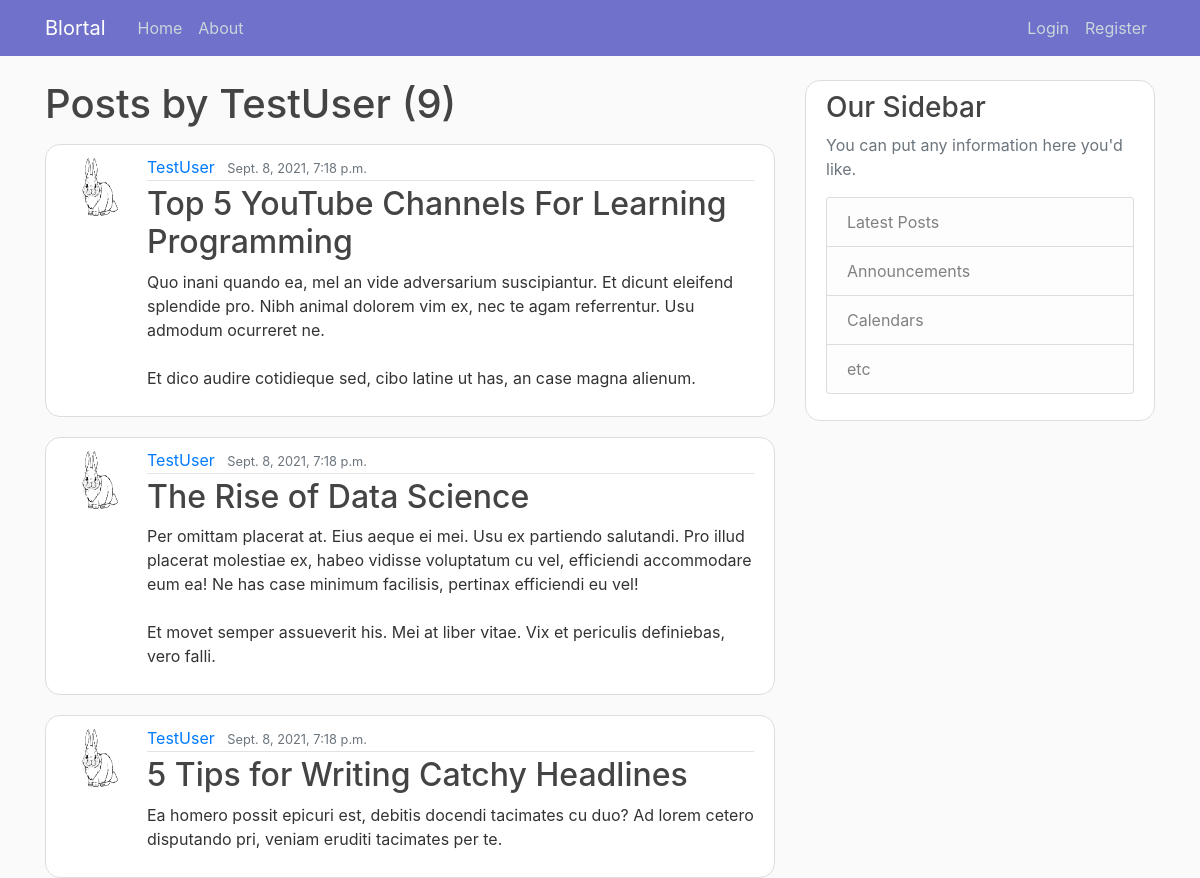
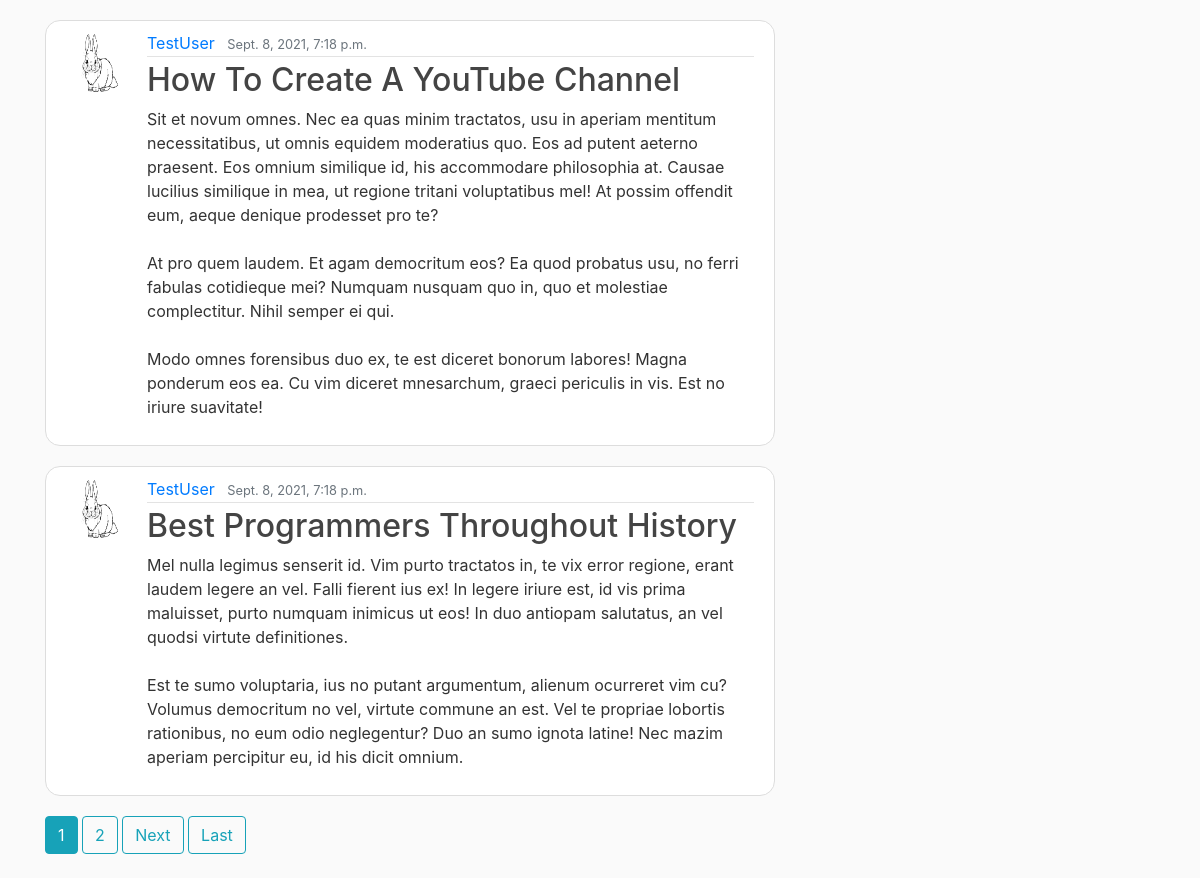
Page /user/TestUser on the committed database (2 pictures, top to bottom).
### blog/models.py (models this page shows, shortened)
class Post(models.Model):
    title = models.CharField(max_length = 100)
    content = models.TextField()
    date_posted = models.DateTimeField(default=timezone.now)
    author = models.ForeignKey(User, on_delete=models.CASCADE)

### users/models.py (models this page shows, shortened)
class Profile(models.Model):
    user = models.OneToOneField(User, on_delete=models.CASCADE)
    image = models.ImageField(default='default.jpg', upload_to='profile_pics')

### blog/views.py (the view)
# urls.py: path('user/<str:username>', UserPostListView.as_view(), name='user-posts'),
class UserPostListView(ListView):
    model = Post
    template_name = 'blog/user_posts.html'  # <app>/<model>_<viewtype>.html
    context_object_name = 'posts'
    paginate_by = 5
    def get_queryset(self):
        user = get_object_or_404(User, username=self.kwargs.get('username'))
        return Post.objects.filter(author=user).order_by('-date_posted')

### blog/templates/blog/user_posts.html (shortened to what this page needs)
{% extends "blog/base.html" %}
{% block content %}
    <h1 class="mb-3">Posts by {{ view.kwargs.username }} ({{ page_obj.paginator.count }})</h1>
    {% for post in posts %}
        <article class="media content-section">
          <img class="rounded-circle article-img" src="{{ post.author.profile.image.url }}">
          <div class="media-body">
            <div class="article-metadata">
              <a class="mr-2" href="{% url 'user-posts' post.author.username %}">{{ post.author }}</a>
              <small class="text-muted">{{ post.date_posted }}</small>
            </div>
            <h2><a class="article-title" href="{% url 'post-detail' post.id %}">{{ post.title }}</a></h2>
            <p class="article-content">{{ post.content }}</p>
          </div>
        </article>
    {% endfor %}
    {% if is_paginated %}
      {% for num in page_obj.paginator.page_range %}
        {% if page_obj.number == num %}
          <a class="btn btn-info mb-4" href="?page={{ num }}">{{ num }}</a>
        {% elif num > page_obj.number|add:'-3' and num < page_obj.number|add:'3' %}
          <a class="btn btn-outline-info mb-4" href="?page={{ num }}">{{ num }}</a>
        {% endif %}
      {% endfor %}
      {% if page_obj.has_next %}
        <a class="btn btn-outline-info mb-4" href="?page={{ page_obj.next_page_number }}">Next</a>
        <a class="btn btn-outline-info mb-4" href="?page={{ page_obj.paginator.num_pages }}">Last</a>
      {% endif %}
    {% endif %}
{% endblock content %}

### blog/templates/blog/base.html (shortened to what this page needs)
{% load static %}
<!DOCTYPE html>
<html>
<head>
  <link rel="stylesheet" href="https://maxcdn.bootstrapcdn.com/bootstrap/4.0.0/css/bootstrap.min.css">
  <link rel="stylesheet" type = "text/css"   href="{% static 'blog/main.css' %}">
</head>
<body>
  <header class="site-header">
  <nav class="navbar navbar-expand-md navbar-dark bg-steel fixed-top">
    <div class="container">
      <a class="navbar-brand mr-4" href="{% url 'blog-home' %}">Blortal</a>
      <div class="collapse navbar-collapse" id="navbarToggle">
        <div class="navbar-nav mr-auto">
          <a class="nav-item nav-link" href="{% url 'blog-home' %}">Home</a>
          <a class="nav-item nav-link" href="{% url 'blog-about' %}">About</a>
        </div>
        <div class="navbar-nav">
          {% if user.is_authenticated %}
            <a class="nav-item nav-link" href="{% url 'post-create' %}">New Post</a>
            <a class="nav-item nav-link" href="{% url 'profile' %}">Profile</a>
            <a class="nav-item nav-link" href="{% url 'logout' %}">Logout</a>
          {% else %}
            <a class="nav-item nav-link" href="{% url 'login' %}">Login</a>
            <a class="nav-item nav-link" href="{% url 'register' %}">Register</a>
          {% endif %}
        </div>
      </div>
    </div>
  </nav>
  </header>
  <main role="main" class="container">
  <div class="row">
    <div class="col-md-8">
      {% block content %}{% endblock %}
    </div>
    <div class="col-md-4">
      <div class="content-section">
        <h3>Our Sidebar</h3>
        <p class='text-muted'>You can put any information here you'd like.
          <ul class="list-group">
            <li class="list-group-item list-group-item-light">Latest Posts</li>
            <li class="list-group-item list-group-item-light">Announcements</li>
            <li class="list-group-item list-group-item-light">Calendars</li>
            <li class="list-group-item list-group-item-light">etc</li>
          </ul>
        </p>
      </div>
    </div>
  </div>
</main>
<body>
</html>

### blog/static/blog/main.css (style rules this page uses)
body { background: #fafafa; color: #333333; margin-top: 5rem; }
h1, h2, h3, h4, h5, h6 { color: #444444; }
ul { margin: 0; }
.bg-steel { background-color: #6F71CB; }
.site-header .navbar-nav .nav-link { color: #cbd5db; }
.content-section { background: #ffffff; padding: 10px 20px; border: 1px solid #dddddd; border-radius: 3px; margin-bottom: 20px; border-radius:15px; }
.article-title { color: #444444; }
.article-content { white-space: pre-line; }
.article-img { height: 65px; width: 65px; margin-right: 16px; }
.article-metadata { padding-bottom: 1px; margin-bottom: 4px; border-bottom: 1px solid #e3e3e3; }

### rows in the picture
Post: author.profile.image (picture), author "TestUser", date_posted "Sept. 8, 2021, 7:18 p.m.", title "Top 5 YouTube Channels For Learning Programming", content "Quo inani quando ea, mel an vide adversarium suscipiantur. Et dicunt eleifend splendide pro. Nibh animal dolorem vim ex, nec te agam referrentur. Usu admodum ocurreret ne. Et dico audire cotidieque sed, cibo latine ut has, an case magna alienum."
Post: author.profile.image (picture), author "TestUser", date_posted "Sept. 8, 2021, 7:18 p.m.", title "The Rise of Data Science", content "Per omittam placerat at. Eius aeque ei mei. Usu ex partiendo salutandi. Pro illud placerat molestiae ex, habeo vidisse voluptatum cu vel, efficiendi accommodare eum ea! Ne has case minimum facilisis, pertinax efficiendi eu vel! Et movet semper assueverit his. Mei at liber vitae. Vix et periculis definiebas, vero falli."
Post: author.profile.image (picture), author "TestUser", date_posted "Sept. 8, 2021, 7:18 p.m.", title "5 Tips for Writing Catchy Headlines", content "Ea homero possit epicuri est, debitis docendi tacimates cu duo? Ad lorem cetero disputando pri, veniam eruditi tacimates per te."
Post: author.profile.image (picture), author "TestUser", date_posted "Sept. 8, 2021, 7:18 p.m.", title "How To Create A YouTube Channel", content "Sit et novum omnes. Nec ea quas minim tractatos, usu in aperiam mentitum necessitatibus, ut omnis equidem moderatius quo. Eos ad putent aeterno praesent. Eos omnium similique id, his accommodare philosophia at. Causae lucilius similique in mea, ut regione tritani voluptatibus mel! At possim offendit eum, aeque denique prodesset pro te? At pro quem laudem. Et agam democritum eos? Ea quod probatus usu, no ferri fabulas cotidieque mei? Numquam nusquam quo in, quo et molestiae complectitur. Nihil semper ei qui. Modo omnes forensibus duo ex, te est diceret bonorum labores! Magna ponderum eos ea. Cu vim diceret mnesarchum, graeci periculis in vis. Est no iriure suavitate!"
Post: author.profile.image (picture), author "TestUser", date_posted "Sept. 8, 2021, 7:18 p.m.", title "Best Programmers Throughout History", content "Mel nulla legimus senserit id. Vim purto tractatos in, te vix error regione, erant laudem legere an vel. Falli fierent ius ex! In legere iriure est, id vis prima maluisset, purto numquam inimicus ut eos! In duo antiopam salutatus, an vel quodsi virtute definitiones. Est te sumo voluptaria, ius no putant argumentum, alienum ocurreret vim cu? Volumus democritum no vel, virtute commune an est. Vel te propriae lobortis rationibus, no eum odio neglegentur? Duo an sumo ignota latine! Nec mazim aperiam percipitur eu, id his dicit omnium."

### other values in the picture
{{ view.kwargs.username }} "TestUser"
{{ page_obj.paginator.count }} "9"
{{ num }} "1"
{{ num }} "2"
